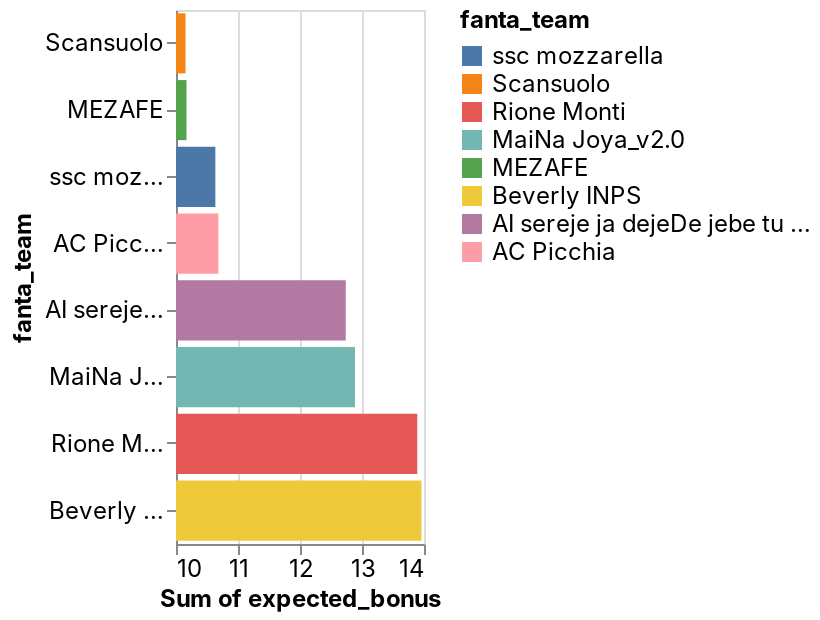

Notebook source saved alongside this figure:
### Code cell
_deepnote_run_altair(final, """{"$schema":"https://vega.github.io/schema/vega-lite/v4.json","mark":{"type":"bar","tooltip":{"content":"data"}},"height":220,"autosize":{"type":"fit"},"data":{"name":"placeholder"},"encoding":{"x":{"field":"expected_bonus","type":"quantitative","sort":{"order":"ascending","encoding":"x"},"scale":{"type":"linear","zero":false},"aggregate":"sum","bin":false},"y":{"field":"fanta_team","type":"nominal","sort":{"order":"ascending","encoding":"x"},"scale":{"type":"linear","zero":true},"bin":false},"color":{"field":"fanta_team","type":"nominal","sort":null,"scale":{"type":"linear","zero":false}}}}""")

### Figure 1 — Vega-Lite specification as saved in the notebook (floating-point values rounded to 4 significant figures; data arrays with more than 128 entries replaced by an {"elided": "..."} marker saying what was removed)
{"config": {"view": {"continuousWidth": 400, "continuousHeight": 300}, "area": {"fill": "#51C0E9"}, "axis": {"labelFont": "Inter, sans-serif", "labelFontSize": 12, "labelFontWeight": "normal", "labelLimit": 60, "labelOverlap": "greedy", "titleFont": "Inter, sans-serif", "titleFontSize": 12, "titleFontWeight": "bold"}, "background": "#ffffff", "legend": {"labelFont": "Inter, sans-serif", "labelFontSize": 12, "titleFont": "Inter, sans-serif", "titleFontSize": 12, "titleFontWeight": "bold"}, "line": {"stroke": "#51C0E9", "strokeWidth": 2}, "rect": {"fill": "#51C0E9"}, "title": {"anchor": "start", "color": "#000000", "font": "Inter, sans-serif", "fontSize": 22, "fontWeight": "normal"}}, "data": {"name": "data-b237be57d9b42734e6345dd0beb72a31"}, "mark": {"type": "bar", "tooltip": {"content": "data"}}, "autosize": {"type": "fit"}, "encoding": {"color": {"type": "nominal", "field": "fanta_team", "scale": {"type": "linear", "zero": false}, "sort": null}, "x": {"type": "quantitative", "aggregate": "sum", "bin": false, "field": "expected_bonus", "scale": {"type": "linear", "zero": false}, "sort": {"encoding": "x", "order": "ascending"}}, "y": {"type": "nominal", "bin": false, "field": "fanta_team", "scale": {"type": "linear", "zero": true}, "sort": {"encoding": "x", "order": "ascending"}}}, "height": 300, "width": "container", "$schema": "https://vega.github.io/schema/vega-lite/v4.json", "datasets": {"data-b237be57d9b42734e6345dd0beb72a31": {"elided": "163 records"}}}
